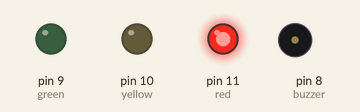
Recording of a sketch running on a simulated Arduino Uno, built with avr-gcc and run on an emulated ATmega328P. On the bench: output pins drawn as LEDs (lit = HIGH), buzzer (waves = sounding).

Above: at 1.5 s.
At 4.0 s:
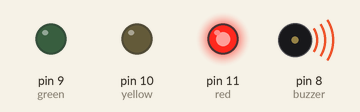
At 6.2 s:
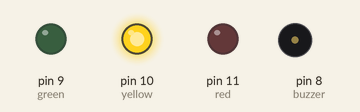
At 7.7 s:
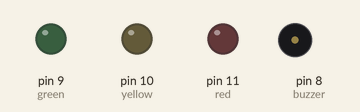
At 11.5 s:
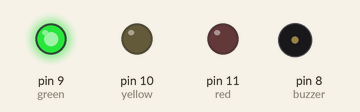
At 14.0 s:
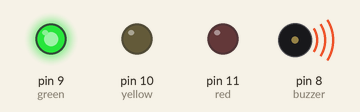
Timing chart, 0 to 19.5 s (numbered marks = the images above):
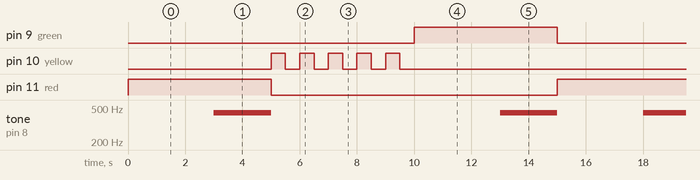

Measured:
- by itself, pin 9 (green), pin 11 (red): alternates HIGH for 5.0 s and LOW for 10.0 s
- by itself, pin 10 (yellow): repeats every 15.0 s: 4 × (LOW 0.50 s, HIGH 0.50 s), LOW 10.5 s, HIGH 0.50 s
- by itself, tone on pin 8 (buzzer): repeats every 15.0 s: silent 8.0 s, 440 Hz 2.0 s, silent 3.0 s, 440 Hz 2.0 s

The sketch:

Traffic_buzzer.ino
```cpp
void setup()
{
  pinMode(11, OUTPUT);//red
  pinMode(10, OUTPUT);//yellow
  pinMode(9, OUTPUT); //green
  pinMode(8, OUTPUT); //buzzer
}

void loop()
{
  digitalWrite(11, HIGH);
  delay(3000);
  tone(8,440);
  delay(2000);
  noTone(8);
  digitalWrite(11,LOW);
  for (int i=0; i<5; i++){
    digitalWrite(10,HIGH);
    delay(500);
    digitalWrite(10,LOW);
    delay(500);
  }
  digitalWrite(9,HIGH);
  delay(3000);
  tone(8,440);
  delay(2000);
  noTone(8);
  digitalWrite(9,LOW);
}
```
